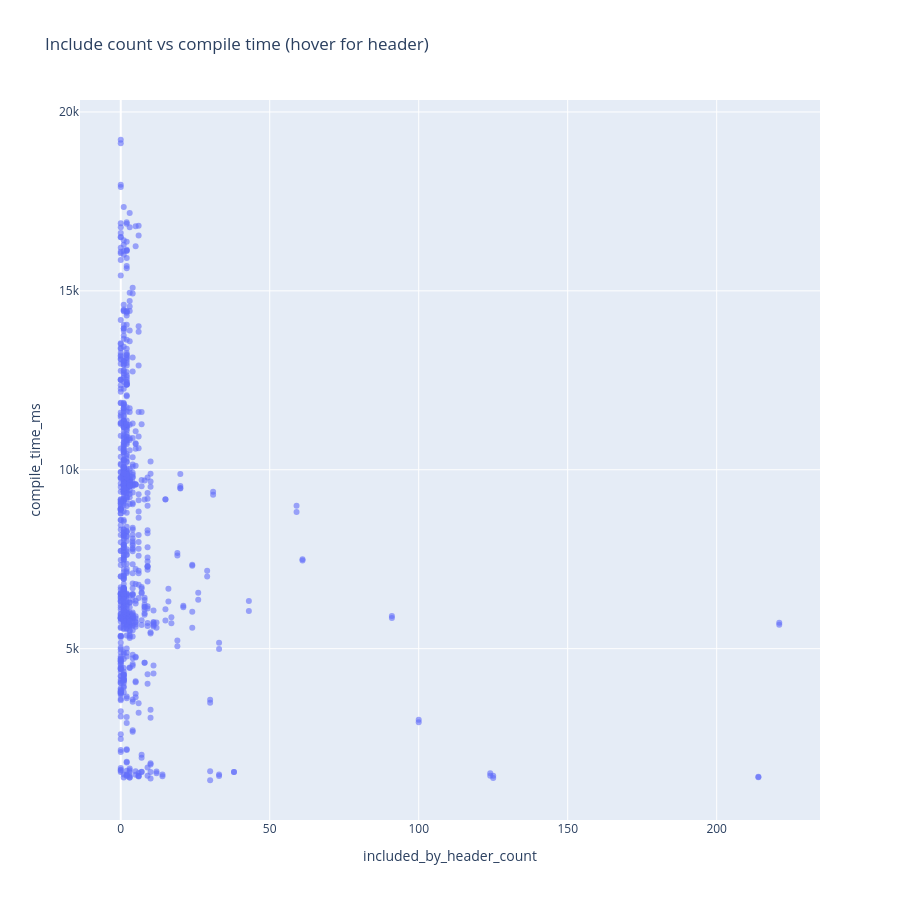

Notebook code cell kept with this figure:
### Code cell
# --- Interactive scatter (hover shows header name) ---

import plotly.express as px

plot_df = df.copy()

fig = px.scatter(
    plot_df,
    x="included_by_header_count",
    y="compile_time_ms",
    hover_name="header_path",
    hover_data={
        "transitive_loc": True,
        "included_by_header_count": True,
        "compile_time_ms": ":.2f",
        "header_path": False,
    },
    opacity=0.6,
    title="Include count vs compile time (hover for header)",
)

fig.update_layout(
    xaxis_title="included_by_header_count",
    yaxis_title="compile_time_ms",
    height=900,
)
fig.show()

### Figure 1 — Plotly figure (JSON) as saved in the notebook; plotly's stock layout.template omitted (floating-point values rounded to 4 significant figures; data arrays with more than 128 entries replaced by an {"elided": "..."} marker saying what was removed)
{"data": [{"customdata": {"elided": "874x2 mixed values"}, "hovertemplate": "<b>%{hovertext}</b><br><br>included_by_header_count=%{x}<br>compile_time_ms=%{y:.2f}<br>transitive_loc=%{customdata[0]}<extra></extra>", "hovertext": {"elided": "874 str values"}, "legendgroup": "", "marker": {"color": "#636efa", "opacity": 0.6, "symbol": "circle"}, "mode": "markers", "name": "", "orientation": "v", "showlegend": false, "type": "scatter", "x": {"elided": "874 int values"}, "xaxis": "x", "y": {"elided": "874 int values"}, "yaxis": "y"}], "layout": {"height": 900, "legend": {"tracegroupgap": 0}, "title": {"text": "Include count vs compile time (hover for header)"}, "xaxis": {"anchor": "y", "domain": [0, 1], "title": {"text": "included_by_header_count"}}, "yaxis": {"anchor": "x", "domain": [0, 1], "title": {"text": "compile_time_ms"}}}}
